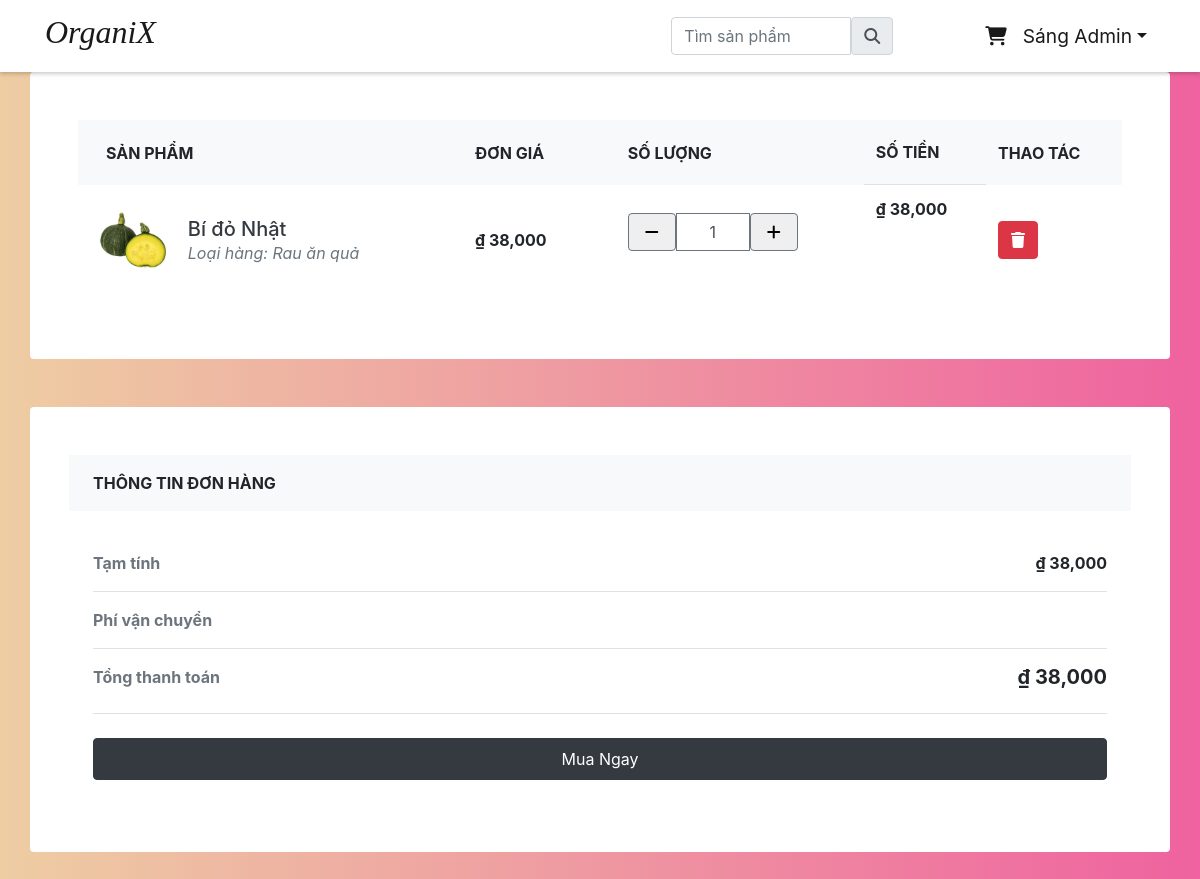
The page /cart (signed in) on the database its author committed.
### accounts/models.py (models this page shows, shortened)
class Account(AbstractBaseUser):
    name = models.CharField(max_length=50)
    email = models.EmailField(max_length=100, unique=True)
    phone = models.CharField(max_length=10)
    gender = models.CharField(max_length=15, choices = Gender.choices, default = Gender.not_specified)
    date_joined = models.DateTimeField(auto_now_add=True)
    last_login = models.DateTimeField(auto_now_add=True)
    is_admin = models.BooleanField(default=False)
    is_staff = models.BooleanField(default=False)
    is_active = models.BooleanField(default=False)
    is_superadmin = models.BooleanField(default=False)
    USERNAME_FIELD = 'email'    # Trường quyêt định khi login
    REQUIRED_FIELDS = ['name']    # Các trường yêu cầu khi đk tài khoản (mặc định đã có email), mặc định có password
    objects = MyAccountManager()

### store/models/carts.py (models this page shows, shortened)
class Cart(models.Model):
    account = models.ForeignKey(Account, on_delete=models.CASCADE)
    product = models.ForeignKey(Product, on_delete=models.CASCADE)
    product_qty = models.IntegerField(null=False, blank=False)
    created_at = models.DateTimeField(default=timezone.localtime)

### store/models/products.py (models this page shows, shortened)
class Product(models.Model):
	category = models.ForeignKey(Category, on_delete=models.CASCADE, default=1)
	slug = models.CharField(default='', max_length=150, null=False, blank=False)
	name = models.CharField(max_length=150, null=False, blank=False)
	unit = models.CharField(max_length=30, null=False, blank=False, default='sản phẩm')
	original_price = models.IntegerField(default=0, null=False, blank=False)
	sale_price = models.IntegerField(default=0, null=False, blank=False)
	stock = models.IntegerField(default=0,null=False, blank=False)
	image = models.ImageField(upload_to=get_file_path, null=True, blank=True)
	status = models.BooleanField(default=False, help_text="0=default, 1=Hidden")
	created_at = models.DateTimeField(auto_now_add=True)
	modified_at = models.DateTimeField(auto_now=True)

### store/models/categories.py (models this page shows, shortened)
class Category(models.Model):
	slug = models.CharField(default='', max_length=150, null=False, blank=False)
	name = models.CharField(max_length=50, null=False, blank=False)
	image = models.ImageField(upload_to=get_file_path, null=True, blank=True)
	status = models.BooleanField(default=False, help_text="0=default, 1=Hidden")
	created_at = models.DateTimeField(default=timezone.localtime)
	class Meta:
		verbose_name_plural = 'Categories'
	def __str__(self):
		return self.name

### store/views/cart.py (the view, shortened to what this page needs)
# urls.py: path('cart', login_required(Cart.as_view(), login_url='/accounts/login?next=/store') , name='cart'),
class Cart(View):
    def get(self , request):
        products = cart.objects.filter(account = request.user)
        total = 0
        for product in products:
            sub_total = 1
            sub_total *= product.product.sale_price * product.product_qty
            product.sub_total = sub_total
            total += sub_total
        return render(request , 'cart.html' , {'products' : products, 'total': total})

### store/templatetags/custom_filter.py (called while the page is built)
@register.filter(name='currency')
def currency(number):
    return "₫"+str('{:20,}'.format(number))

### templates/cart.html (shortened to what this page needs)
{% extends 'base.html' %}
{% block content %}
{% load cart %}
{% load custom_filter %}
{% load static %}
<link rel="stylesheet" href="{% static 'css/custom/cart.css' %}">
<div class="px-4 px-lg-0">
  <div class="pb-5 cart-data">
    <div class="container">
      <div class="row">
        <div class="col-lg-12 p-5 bg-white rounded shadow-sm mb-5">
          {% if products %}
          <div class="table-responsive">
            <table class="table">
              <thead>
                <tr>
                  <th scope="col" class="border-0 bg-light">
                    <div class="p-2 px-3 text-uppercase">Sản phẩm</div>
                  </th>
                  <th scope="col" class="border-0 bg-light">
                    <div class="py-2 text-uppercase">Đơn giá</div>
                  </th>
                  <th scope="col" class="border-0 bg-light">
                    <div class="py-2 text-uppercase"></div>
                  </th>
                  <th scope="col" class="border-0 bg-light">
                    <div class="py-2 text-uppercase">Số lượng</div>
                  </th>
                  <th scope="col" class="border-0 bg-light">
                    <div class="py-2 text-uppercase">Số tiền</div>
                  </th>
                  <th scope="col" class="border-0 bg-light">
                    <div class="py-2 text-uppercase">Thao tác</div>
                  </th>
                </tr>
              </thead>
              {% for item in products %}
              <tbody>
                <tr class='product_data'>
                  <th scope="row" class="border-0">
                    <div class="p-2">
                      <img src="{{item.product.image.url}}" alt="" width="70" class="img-fluid rounded shadow-sm">
                      <div class="ml-3 d-inline-block align-middle">
                        <h5 class="mb-0"> <a href="#"
                            class="text-dark d-inline-block align-middle">{{item.product.name}}</a></h5><span
                          class="text-muted font-weight-normal font-italic d-block">Loại hàng:
                          {{item.product.category}}</span>
                      </div>
                    </div>
                  </th>
                  <td class="border-0 align-middle"><strong>{{item.product.sale_price|currency}}</strong></td>
                  <td class="border-0 align-middle"><strong></strong></td>
                  <td class="border-0 align-middle">
                    <div class="input-group mb-3 " style="width: 170px;">
                      <button class="btn btn-white border border-secondary px-3 changeQuantity decrement-btn" type="button"
                        id="" data-mdb-ripple-color="dark">
                        <i class="fa-solid fa-minus"></i>
                      </button>
                      <input type="text" class="form-control text-center border border-secondary" id="qty-input"
                        value="{{item.product_qty}}">
                      <button class="btn btn-white border border-secondary px-3 changeQuantity increment-btn" type="button"
                        id="" data-mdb-ripple-color="dark">
                        <i class="fa-solid fa-plus"></i>
                      </button>
                    </div>
                  </td>
                  <td><strong ><p class='sub_total'>{{item.sub_total|currency}}</p></strong></td>
                  <td class="border-0 align-middle">
                    <button type="button" class="btn btn-danger remove-btn"><i class="fa fa-trash"></i></button>
                  </td>
                </tr>
              </tbody>
              {% endfor %}
            </table>
          </div>
          {% else %}
          <div class="container py-5 text-center">
            <h1 class="display-4">Giỏ hàng của bạn trống</h1>
            <p class="lead mb-0">Tiếp tục mua sắm và quay lại đây để thanh toán bạn nhé</p>
          </div>
          {% endif %}
        </div>
      </div>
      <div class="row py-5 p-4 bg-white rounded shadow-sm">
        <div class="col-lg-12">
          <div class="bg-light rounded-pill px-4 py-3 text-uppercase font-weight-bold">Thông tin đơn hàng</div>
          <div class="p-4">
            <ul class="list-unstyled mb-4">
              <li class="d-flex justify-content-between py-3 border-bottom"><strong class="text-muted">Tạm tính
                </strong><strong>{{total|currency}}</strong></li>
              <li class="d-flex justify-content-between py-3 border-bottom"><strong class="text-muted">Phí vận chuyển</strong><strong></strong></li>
              <li class="d-flex justify-content-between py-3 border-bottom"><strong class="text-muted">Tổng thanh toán</strong>
                <h5 class="font-weight-bold total">{{total|currency}}</h5>
              </li>
            </ul><a href="{% url 'checkout' %}" class="btn btn-dark rounded-pill py-2 btn-block">Mua Ngay</a>
          </div>
        </div>
      </div>
    </div>
  </div>
</div>
{% endblock content %}

### templates/nav.html (shortened to what this page needs)
<nav class="navbar navbar-expand-lg navbar-light bg-white shadow-sm sticky-top">
    <div class="container">
        <a class="navbar-brand" href="/"><h2 class="text">OrganiX</h2></a>
        <div class="search-bar">
            <form action="{% url 'search' %}" method="POST">
                <div class="input-group">
                    <input type="text" class="form-control" id="searchproducts" name="product-searched" placeholder="Tìm sản phẩm">
                    <button type="submit" class="input-group-text" id="basic-addon1"><i class="fa fa-search"></i></button>
                </div>
            </form>
        </div>
        <div class="collapse navbar-collapse justify-content-end" id="navbarSupportedContent">
            <ul class=" navbar-nav ms-auto">
                {% if user.is_authenticated %}
                <li class="nav-item active">
                    <a class="nav-link" href="/cart"><i class="fa-solid fa-cart-shopping"></i>
                    </a>
                </li>
                <li class="nav-item dropdown">
                    <a id="dropdownMenu1" href="#" data-toggle="dropdown" aria-haspopup="true" aria-expanded="false"
                        class="nav-link dropdown-toggle active">{{request.user.name}}</a>
                </li>
                {% endif %}
            </ul>
        </div>
    </div>
</nav>

### static/css/custom/cart.css (style rules this page uses)
body { background: #eecda3; background: -webkit-linear-gradient(to right, #eecda3, #ef629f); background: linear-gradient(to right, #eecda3, #ef629f); min-height: 100vh; }

### templates/nav.html (style rules this page uses)
nav { box-shadow: 0 2px 4px 0 rgba(0,0,0,.2); }
.navbar { font-size: 1.2em; font-weight: 400; }
.navbar-brand { font-size: 1.5em; font-family:'Times New Roman', Times, serif; font-style: italic; }
.search-bar { width: 20% !important; margin-left: 45%; }

### rows shown on the page
Account: user.name "Sáng Admin"
Cart: product.image (picture), product.name "Bí đỏ Nhật", product.category "Rau ăn quả", product.sale_price "₫ 38,000", product_qty "1", sub_total "₫ 38,000"

### other values the page prints
{{ total|currency }} "₫ 38,000"
